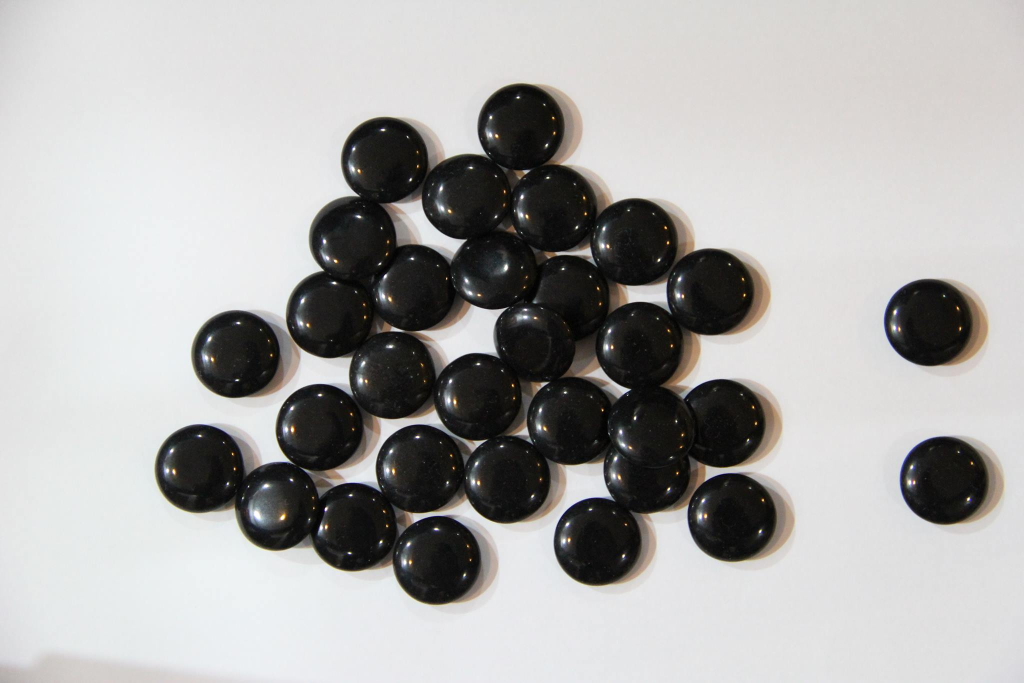
#> input picture HW7/1.jpg, 2048 x 1365 px (shown at 1/2 size)
$ python main.py 1.jpg   (Python 2 division)   (older library calls are emulated)
#> lines starting #> are read from the running program, lines starting #| are printed output that depends on the picture; after the words box and inside, x2 and y2 are one past the last pixel; in counts of white or black regions, pixels touching at a corner belong together
import cv2
import numpy as np
import sys


if __name__ == '__main__':
    filename = sys.argv[1]
    img = cv2.imread(filename,0)
#> img: shape (1365, 2048); min 0, max 255, mean 171.4
    img = cv2.resize(img,(800,600))
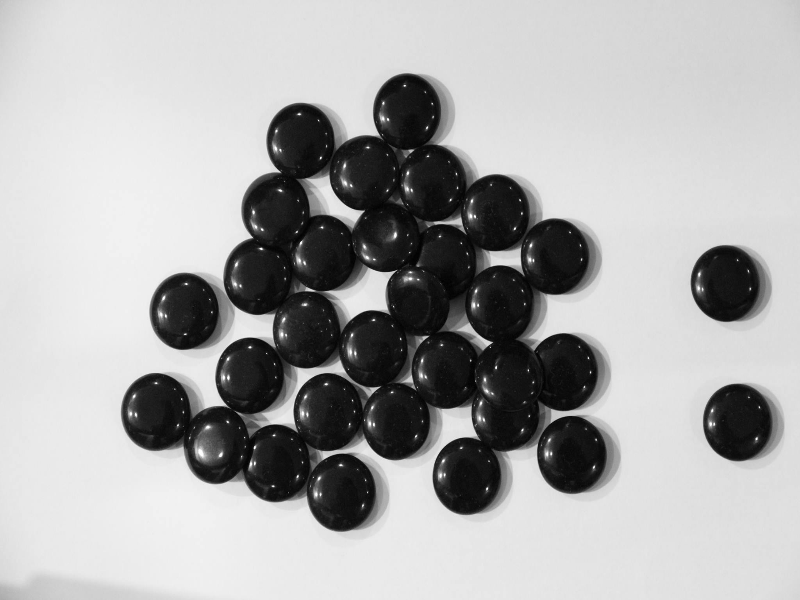
#> img: shape (600, 800); min 1, max 255, mean 171.3
    img = cv2.medianBlur(img,5)
    ret , cimg = cv2.threshold(img,0,255,cv2.THRESH_BINARY_INV+cv2.THRESH_OTSU)
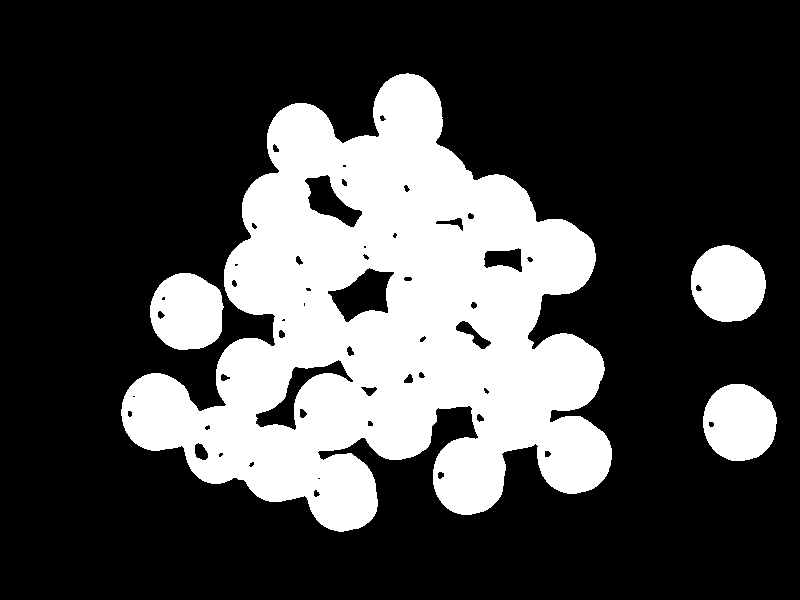
#> cimg: shape (600, 800); 27.6% white; 4 white regions, box (x1, y1, x2, y2) and area: (121, 73, 612, 532) 119106, (150, 273, 224, 350) 4505, (691, 245, 766, 322) 4504, (703, 384, 777, 461) 4473
#> ret = 127
    ret , img = cv2.threshold(img,ret-70,255,cv2.THRESH_BINARY_INV)
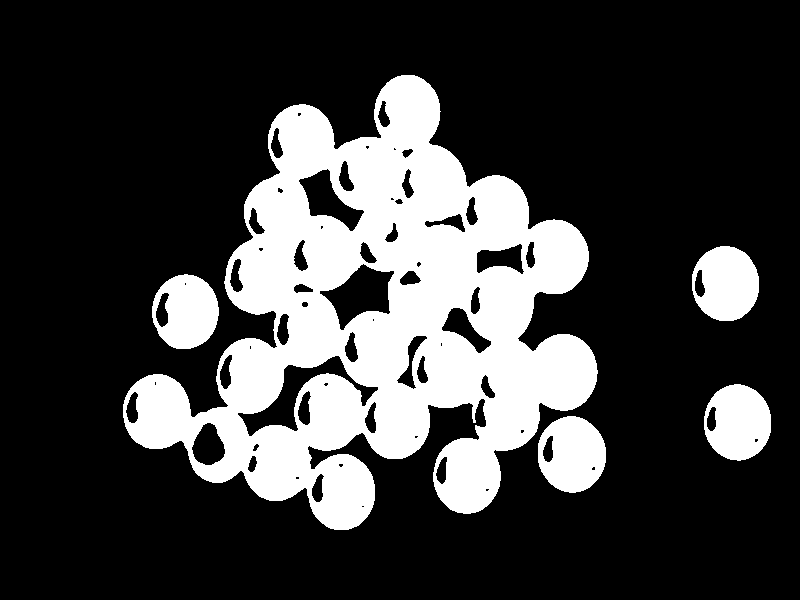
#> img: shape (600, 800); 24.1% white; 5 white regions, box (x1, y1, x2, y2) and area: (123, 75, 598, 530) 100277, (538, 416, 606, 493) 3918, (704, 384, 771, 461) 3875, (692, 246, 759, 321) 3819, (152, 274, 219, 349) 3641
#> ret = 57
    kernel = cv2.getStructuringElement(cv2.MORPH_ELLIPSE,(5,5))
    img = cv2.dilate(img,kernel,iterations = 1)
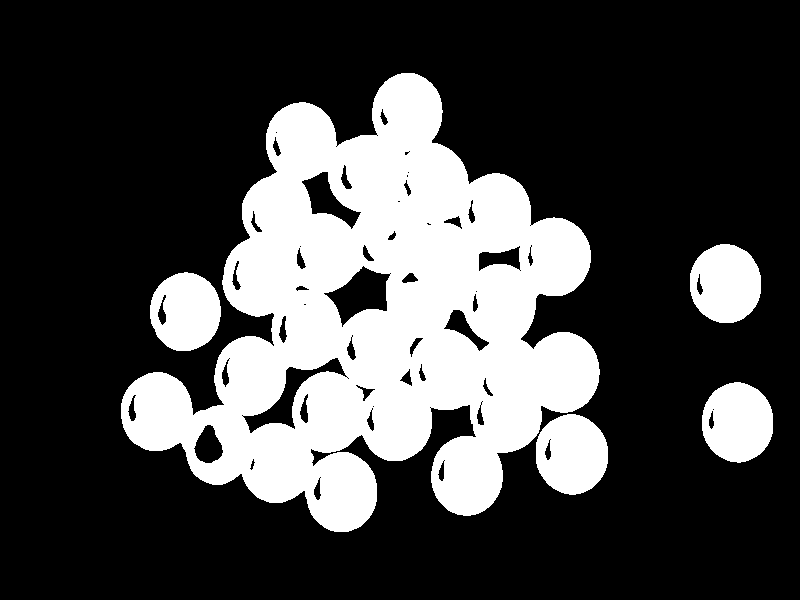
#> img: shape (600, 800); 27% white; 5 white regions, box (x1, y1, x2, y2) and area: (121, 73, 600, 532) 111860, (536, 414, 608, 495) 4524, (702, 382, 773, 463) 4467, (690, 244, 761, 323) 4412, (150, 272, 221, 351) 4275
    img = cv2.erode(img,kernel,iterations = 10)
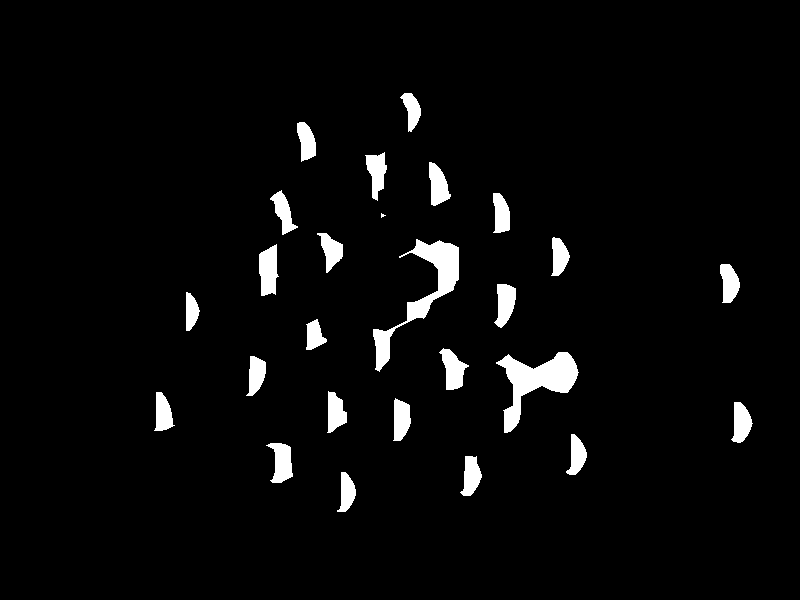
#> img: shape (600, 800); 3.7% white; 26 white regions (1 under 20 px), largest, box (x1, y1, x2, y2) and area: (496, 352, 579, 433) 2630, (373, 239, 459, 372) 2564, (259, 244, 279, 296) 773
    num , label , stats , centroid = cv2.connectedComponentsWithStats(img,4,cv2.CV_32S)
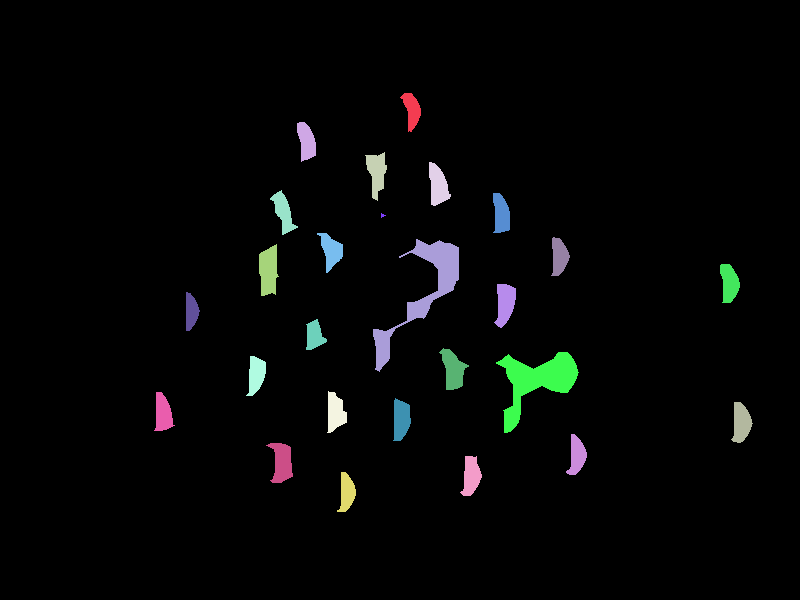
#> label: shape (600, 800) int32; 27 distinct labels, from 0 to 26; one colour per label, 0 black
#> num = 27; stats = 27 rows, first 6: [0, 0, 800, 600, 462056], [400, 93, 21, 39, 446], [297, 122, 19, 40, 523], [365, 152, 22, 49, 617], [429, 162, 22, 44, 621], [270, 190, 28, 45, 534]; centroid = 27 pairs, first value 162.6 to 740.9, second value 109.6 to 492.1
    print num
#| 27
    cv2.imshow('test',img)
    cv2.waitKey(0)
    cv2.destroyAllWindows()

$ run again, on HW7/3.jpg
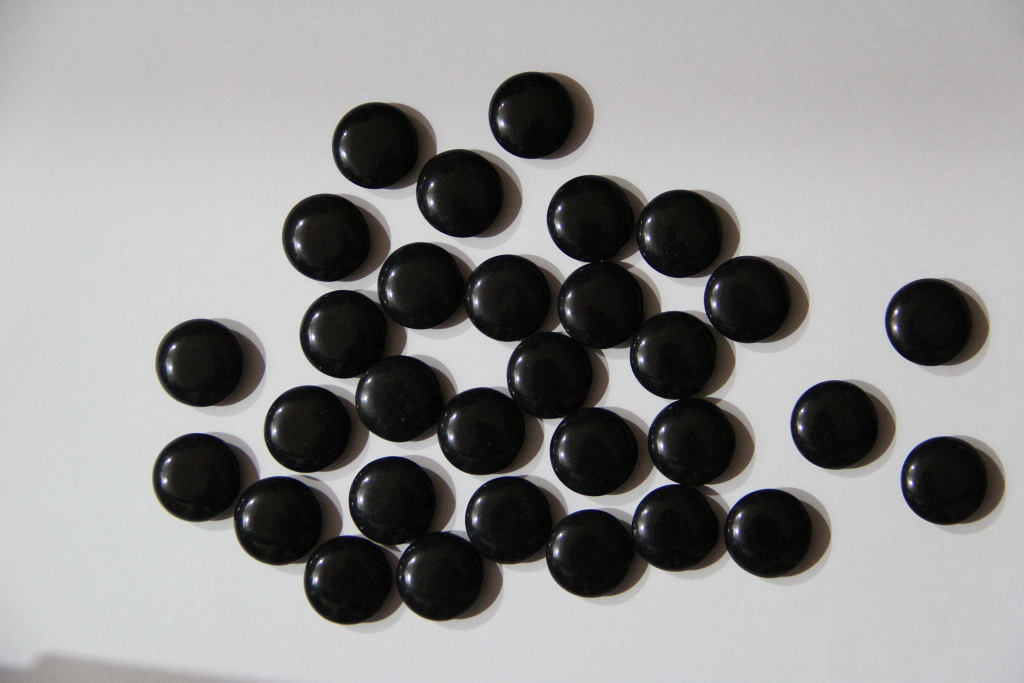
#> input picture HW7/3.jpg, 2048 x 1365 px (shown at 1/2 size)
#> `ret , cimg = cv2.threshold(img,0,255,cv2.THRESH_BINARY_INV+cv2.THRESH_..`:
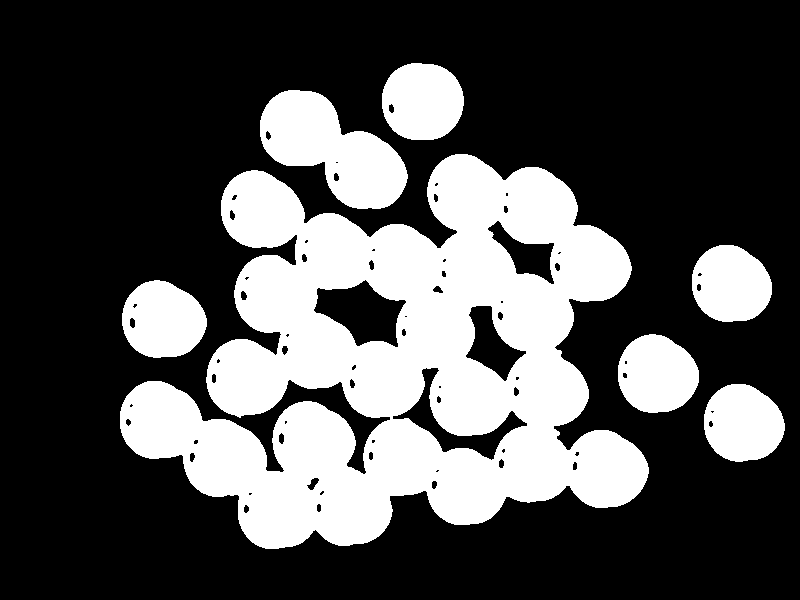
#> cimg: shape (600, 800); 31% white; 7 white regions, largest, box (x1, y1, x2, y2) and area: (120, 154, 649, 549) 114210, (260, 90, 408, 209) 9869, (382, 63, 464, 140) 5092
#> `ret , cimg = cv2.threshold(img,0,255,cv2.THRESH_BINARY_INV+cv2.THRESH_..`: ret = 111
#> `ret , img = cv2.threshold(img,ret-70,255,cv2.THRESH_BINARY_INV)`: ret = 41
#> `num , label , stats , centroid = cv2.connectedComponentsWithStats(img,..`:
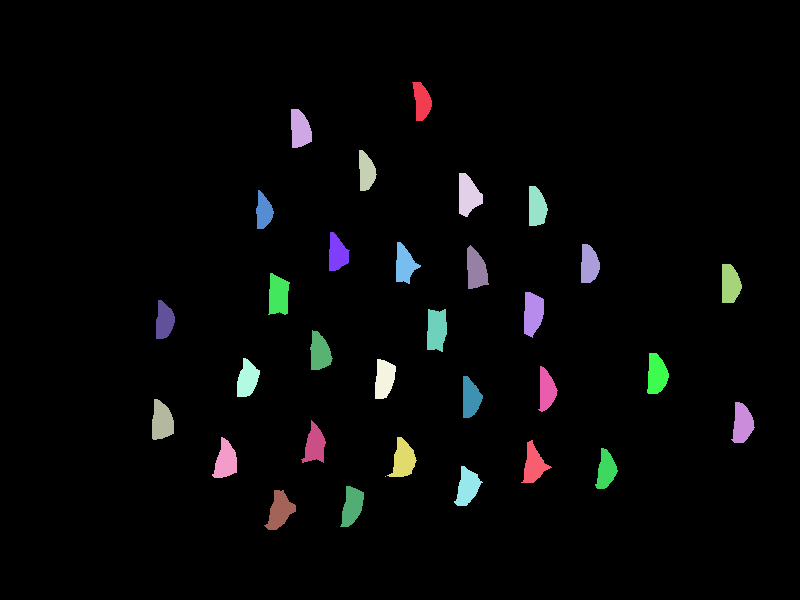
#> label: shape (600, 800) int32; 33 distinct labels, from 0 to 32; one colour per label, 0 black
#> num = 33; stats = 33 rows, first 6: [0, 0, 800, 600, 460659], [412, 82, 20, 39, 515], [291, 109, 21, 39, 637], [359, 150, 18, 41, 516], [459, 173, 24, 44, 719], [529, 186, 19, 40, 601]; centroid = 33 pairs, first value 161.5 to 741.9, second value 100.9 to 510.3
#| 33
